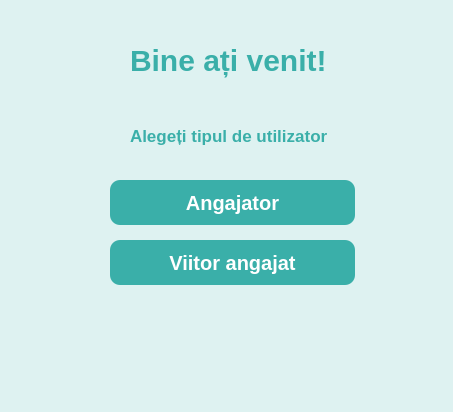
<?xml version="1.0" encoding="UTF-8"?>
<ui version="4.0">
 <class>AlegereCont</class>
 <widget class="QDialog" name="AlegereCont">
  <property name="geometry">
   <rect>
    <x>0</x>
    <y>0</y>
    <width>453</width>
    <height>412</height>
   </rect>
  </property>
  <property name="windowTitle">
   <string>Dialog</string>
  </property>
  <property name="styleSheet">
   <string notr="true">background-color: rgb(222, 242, 241);</string>
  </property>
  <widget class="QLabel" name="label">
   <property name="geometry">
    <rect>
     <x>150</x>
     <y>330</y>
     <width>151</width>
     <height>71</height>
    </rect>
   </property>
   <property name="text">
    <string/>
   </property>
   <property name="pixmap">
    <pixmap>../PROIECT/logo_mic.png</pixmap>
   </property>
  </widget>
  <widget class="QLabel" name="label_2">
   <property name="geometry">
    <rect>
     <x>130</x>
     <y>40</y>
     <width>201</width>
     <height>41</height>
    </rect>
   </property>
   <property name="font">
    <font>
     <pointsize>-1</pointsize>
     <bold>true</bold>
    </font>
   </property>
   <property name="styleSheet">
    <string notr="true">color: rgb(58, 175, 169);
font-size: 30px;</string>
   </property>
   <property name="text">
    <string>Bine ați venit!</string>
   </property>
  </widget>
  <widget class="QLabel" name="label_3">
   <property name="geometry">
    <rect>
     <x>130</x>
     <y>120</y>
     <width>241</width>
     <height>31</height>
    </rect>
   </property>
   <property name="font">
    <font>
     <pointsize>-1</pointsize>
     <bold>true</bold>
    </font>
   </property>
   <property name="styleSheet">
    <string notr="true">color: rgb(58, 175, 169);
font-size: 17px;</string>
   </property>
   <property name="text">
    <string>Alegeți tipul de utilizator</string>
   </property>
  </widget>
  <widget class="QPushButton" name="angajator">
   <property name="geometry">
    <rect>
     <x>110</x>
     <y>180</y>
     <width>245</width>
     <height>45</height>
    </rect>
   </property>
   <property name="font">
    <font>
     <pointsize>-1</pointsize>
     <bold>true</bold>
    </font>
   </property>
   <property name="cursor">
    <cursorShape>PointingHandCursor</cursorShape>
   </property>
   <property name="styleSheet">
    <string notr="true">background-color: rgb(58, 175, 169);
color: white;
border-radius: 10px;
font-size: 20px;</string>
   </property>
   <property name="text">
    <string>Angajator</string>
   </property>
  </widget>
  <widget class="QPushButton" name="viitor_angajat">
   <property name="geometry">
    <rect>
     <x>110</x>
     <y>240</y>
     <width>245</width>
     <height>45</height>
    </rect>
   </property>
   <property name="font">
    <font>
     <pointsize>-1</pointsize>
     <bold>true</bold>
    </font>
   </property>
   <property name="cursor">
    <cursorShape>PointingHandCursor</cursorShape>
   </property>
   <property name="styleSheet">
    <string notr="true">background-color: rgb(58, 175, 169);
color: white;
border-radius: 10px;
font-size: 20px;</string>
   </property>
   <property name="text">
    <string>Viitor angajat</string>
   </property>
  </widget>
 </widget>
 <resources/>
 <connections/>
</ui>
